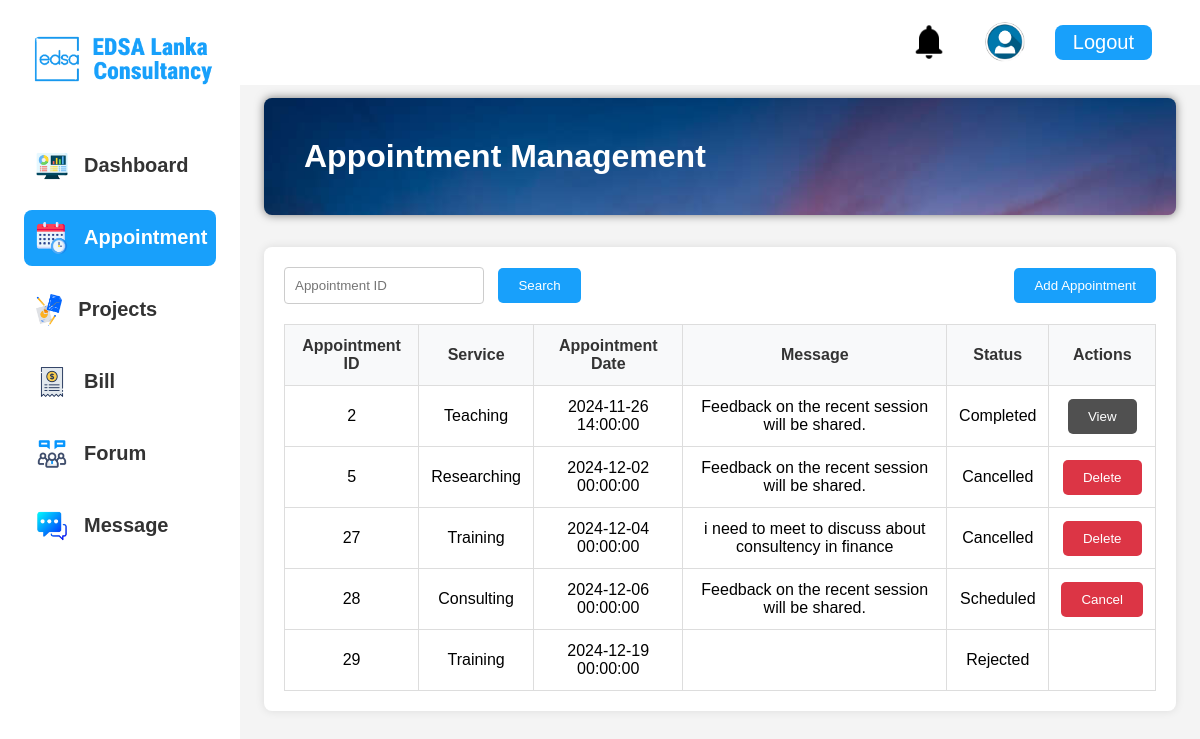
Page /user1/user/appointments/appointment.php (signed in) on the earlier database version.
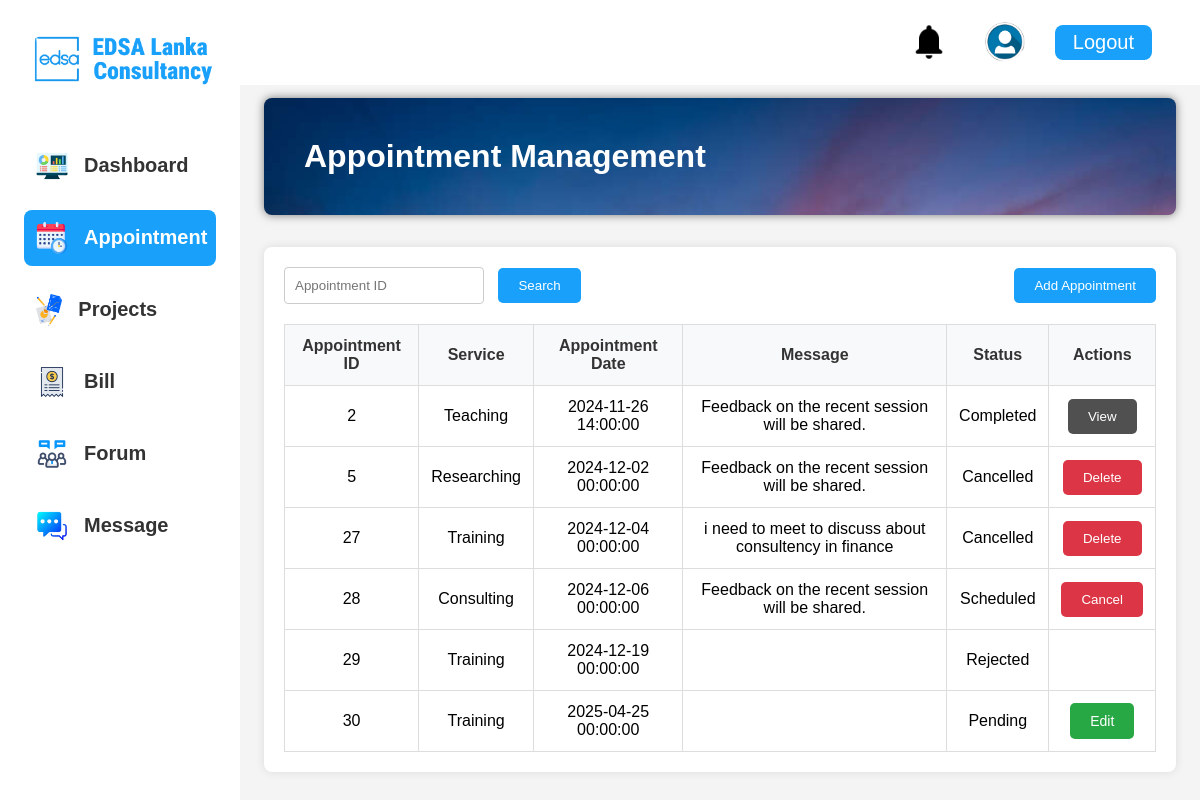
Same page on the later database version.
### tables this page shows
CREATE TABLE `appointments` (
  `appointment_id` int(11) NOT NULL,
  `provider_id` int(11) DEFAULT NULL,
  `client_id` int(11) DEFAULT NULL,
  `appointment_date` datetime DEFAULT NULL,
  `status` varchar(255) DEFAULT NULL,
  `created_at` timestamp NOT NULL DEFAULT current_timestamp(),
  `service_type` varchar(100) NOT NULL,
  `message` varchar(1000) NOT NULL
);

### user1/user/appointments/get_appointment.php (called while the page is built, shortened)
<?php
include '../../connect/connect.php';
$search = $_POST['searchInput'] ?? '';
if ($search === '') {
    $sql = "SELECT a.*, p.full_name
            FROM appointments a
            LEFT JOIN serviceproviders p ON a.provider_id = p.provider_id
            WHERE a.client_id = ? And a.status != 'Deleted'";
    $stmt = $conn->prepare($sql);
    $stmt->bind_param("i", $_SESSION['client_id']);
}
$stmt->execute();
$result = $stmt->get_result();
$users = $result->fetch_all(MYSQLI_ASSOC);
?>

### user1/user/appointments/appointment.php (the view, shortened to what the changed rows need)
<?php
include '../session/session.php';
include 'get_appointment.php';
?>
<!DOCTYPE html>
<html lang="en">
<head>
    <link rel="stylesheet" href="style.css">
</head>
<body>
    <div class="container">
        <div class="main-wrapper">
            <div class="main-container controls card1">
                <h1>Appointment Management</h1>
            </div>
            <div class="main-container">
                <table class="appointment-table">
    <thead>
        <tr>
            <th>Appointment ID</th>
            <th>Service</th>
            <th>Appointment Date</th>
            <th>Message</th>
            <th>Status</th>
            <th>Actions</th>
        </tr>
    </thead>
    <tbody id="appointmentList">
	<?php foreach ($users as $user): ?>
		<tr>
			<td><?= htmlspecialchars($user['appointment_id']) ?></td>
			<td><?= htmlspecialchars($user['service_type']) ?></td>
			<td><?= htmlspecialchars($user['appointment_date']) ?></td>
			<td><?= htmlspecialchars($user['message']) ?></td>
			<td><?= htmlspecialchars($user['status']) ?></td>
			<td>
				<?php if ($user['status'] == 'Pending'): ?>
					<form style="display: inline;">
						<button type="button" class=" btn edit-btn" data-id="<?= htmlspecialchars($user['appointment_id']) ?>"
							onclick="openUpdatePopup(
								'<?= addslashes($user['appointment_id']) ?>',
								'<?= addslashes($user['service_type']) ?>',
								'<?= addslashes($user['appointment_date']) ?>',
								'<?= addslashes($user['message']) ?>'
							)">
							Edit
						</button>
					</form>
				<?php endif; ?>
				<?php if ($user['provider_id'] !== null && ($user['status'] == 'Completed' || $user['status'] == 'Assigned' || $user['status'] == 'Scheduled')): ?>
					<form method="POST" action="" style="display: inline;">
						<button type="submit" class="btn view-btn">View</button>
					</form>
				<?php endif; ?>
				<?php if ($user['status'] == 'Scheduled'): ?>
					<form method="POST" action="cancel_appointment.php" style="display: inline;">
						<button type="submit" class="btn cancel-btn">Cancel</button>
					</form>
				<?php endif; ?>
				<?php if ( $user['status'] == 'Cancelled'): ?>
					<form method="POST" action="delete_appointment.php" style="display: inline;">
						<button type="submit" class="btn cancel-btn">Delete</button>
					</form>
				<?php endif; ?>
			</td>
		</tr>
	<?php endforeach; ?>
</tbody>
</table>
            </div>
        </div>
    </div>
</body>
</html>

Differences in the rows shown:
added appointments: appointment_id "30", service_type "Training", appointment_date "2025-04-25 00:00:00", status "Pending"
